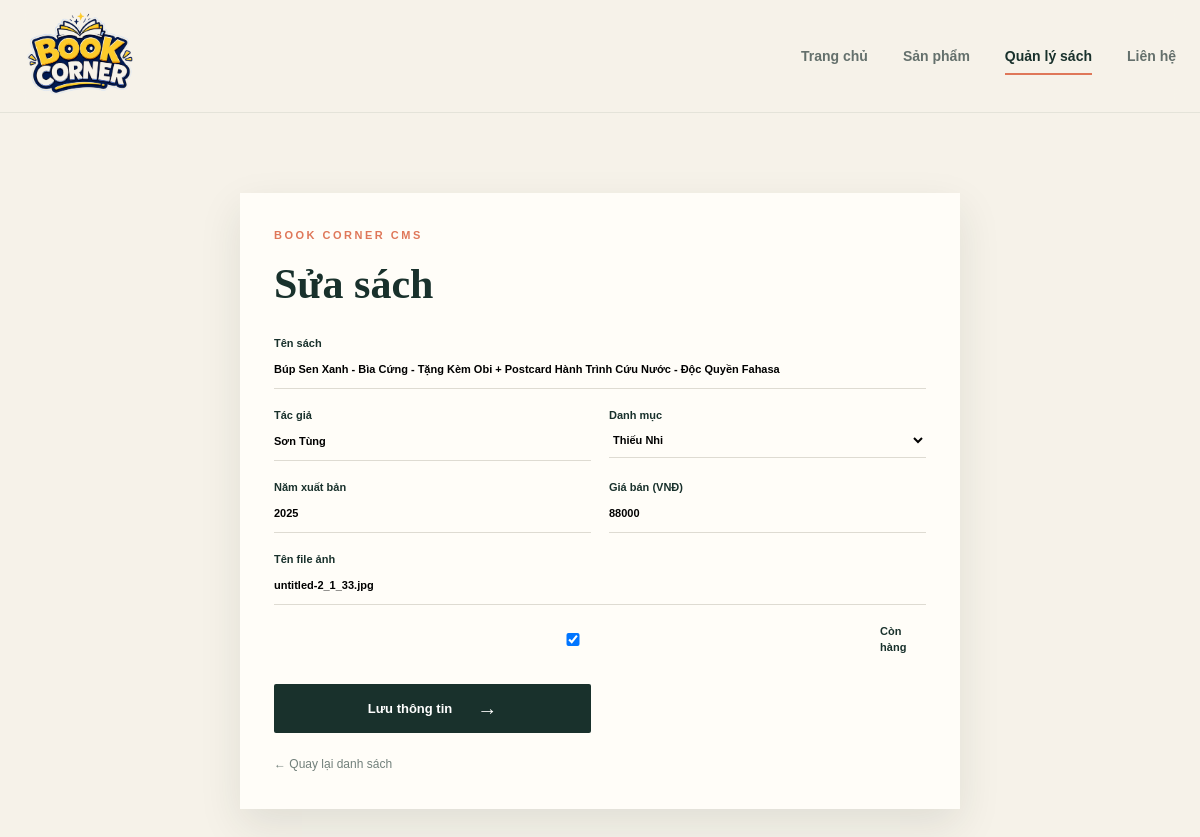
/admin/books/1/edit, run on the app's committed database.
### tables this page shows
CREATE TABLE book (
            id INTEGER PRIMARY KEY AUTOINCREMENT,
            category_id INTEGER NOT NULL,
            title TEXT NOT NULL,
            author TEXT NOT NULL,
            publish_year INTEGER,
            price INTEGER NOT NULL,
            image TEXT,
            in_stock INTEGER NOT NULL DEFAULT 1,
            FOREIGN KEY (category_id) REFERENCES category(id) ON UPDATE CASCADE ON DELETE RESTRICT
        );

CREATE TABLE category (
            id INTEGER PRIMARY KEY AUTOINCREMENT,
            name TEXT NOT NULL UNIQUE
        );

### app.py (the view, shortened to what this page needs)
@app.route("/admin/books/<int:book_id>/edit", methods=("GET", "POST"))
def admin_book_edit(book_id):
    db = get_db()
    book = db.execute("SELECT * FROM book WHERE id = ?", (book_id,)).fetchone()
    if book is None:
        return "Không tìm thấy sách", 404
    return render_template("admin_book_form.html", book=book, categories=db.execute("SELECT * FROM category ORDER BY name").fetchall(), page_title="Sửa sách")

### app.py (called while the page is built)
def get_db() -> sqlite3.Connection:
    if "db" not in g:
        g.db = sqlite3.connect(app.config["DATABASE"])
        g.db.row_factory = sqlite3.Row
        g.db.execute("PRAGMA foreign_keys = ON")
    return g.db

### templates/admin_book_form.html (shortened to what this page needs)
<!doctype html><html lang="vi"><head><link rel="stylesheet" href="{{ url_for('static', filename='css/style.css') }}"></head><body><header class="site-header"><div class="container nav-wrap"><a class="brand" href="{{ url_for('home') }}"><img src="{{ url_for('static', filename='images/logo.png') }}" alt="Book Corner logo"></a><nav class="main-nav" style="display:flex"><a href="{{ url_for('home') }}">Trang chủ</a><a href="{{ url_for('products') }}">Sản phẩm</a><a class="active" href="{{ url_for('admin_books') }}">Quản lý sách</a><a href="{{ url_for('contact') }}">Liên hệ</a></nav></div></header><main class="container admin-wrap"><section class="form-card"><p class="eyebrow">BOOK CORNER CMS</p><h1>{{ page_title }}</h1><form class="admin-form" method="post"><label class="full">Tên sách<input name="title" required value="{{ book.title if book else '' }}"></label><label>Tác giả<input name="author" required value="{{ book.author if book else '' }}"></label><label>Danh mục<select name="category_id" required>{% for category in categories %}<option value="{{ category.id }}" {% if book and book.category_id == category.id %}selected{% endif %}>{{ category.name }}</option>{% endfor %}</select></label><label>Năm xuất bản<input name="publish_year" type="number" value="{{ book.publish_year if book else '' }}"></label><label>Giá bán (VNĐ)<input name="price" type="number" min="0" value="{{ book.price if book else 0 }}"></label><label class="full">Tên file ảnh<input name="image" placeholder="vi-du.jpg" value="{{ book.image if book else '' }}"></label><label class="check-label full"><input name="in_stock" type="checkbox" {% if not book or book.in_stock %}checked{% endif %}> Còn hàng</label><button class="button button-dark" type="submit">Lưu thông tin <span>→</span></button></form><a class="back-link" href="{{ url_for('admin_books') }}">← Quay lại danh sách</a></section></main></body></html>

### static/css/style.css (style rules this page uses)
:root { --ink:#19312c;--cream:#f6f2e9;--paper:#fffdf8;--coral:#df7759;--gold:#e9b950;--line:#dedbd2;--muted:#72807b;--shadow:0 16px 40px rgba(25,49,44,.10) }
* { box-sizing:border-box }
html { scroll-behavior:smooth }
body { margin:0;background:var(--cream);color:var(--ink);font-family:'DM Sans',sans-serif;line-height:1.5 }
a { color:inherit;text-decoration:none }
button,input,select,textarea { font:inherit }
button { cursor:pointer }
.container { width:min(1180px,calc(100% - 48px));margin:0 auto }
.site-header { border-bottom:1px solid rgba(25,49,44,.08);background:rgba(246,242,233,.92);backdrop-filter:blur(12px);position:relative;z-index:5 }
.nav-wrap { min-height:86px;display:flex;align-items:center;gap:52px }
.brand img { width:112px;height:auto;display:block }
.main-nav { display:flex;gap:35px;font-size:14px;font-weight:600;margin-left:auto }
.main-nav a { padding:10px 0;color:#64706c;position:relative }
.main-nav a:after { content:'';position:absolute;left:0;right:100%;bottom:2px;height:2px;background:var(--coral);transition:right .25s }
.main-nav a:hover:after,.main-nav a.active:after { right:0 }
.main-nav a.active { color:var(--ink) }
.eyebrow { font-size:11px;letter-spacing:2.5px;font-weight:700;color:var(--coral);margin:0 0 17px }
.button { border:0;border-radius:2px;display:inline-flex;align-items:center;justify-content:center;gap:25px;padding:15px 20px;font-weight:700;font-size:13px;transition:transform .2s,background .2s }
.button-dark { background:var(--ink);color:#fff }
.button span { font-size:20px;line-height:0 }

### templates/admin_book_form.html (style rules this page uses)
.admin-wrap { padding:20px 0 90px }
.form-card { max-width:720px;background:var(--paper);padding:34px;box-shadow:var(--shadow);margin:60px auto }
.form-card h1 { font:700 42px/1.1 'Playfair Display',serif;margin:0 0 28px }
.admin-form { display:grid;grid-template-columns:1fr 1fr;gap:18px }
.admin-form label { font-size:11px;font-weight:700 }
.admin-form label.full { grid-column:1/-1 }
.admin-form input,.admin-form select { display:block;width:100%;border:0;border-bottom:1px solid var(--line);background:transparent;padding:10px 0;outline:0 }
.check-label { display:flex;gap:9px;align-items:center }
.admin-form .button { margin-top:10px }
.back-link { display:inline-block;margin-top:22px;font-size:12px;color:var(--muted) }

### data on the page
book: title "Búp Sen Xanh - Bìa Cứng - Tặng Kèm Obi + Postcard Hành Trình Cứu Nước - Độc Quyền Fahasa", author "Sơn Tùng", category_id "Thiếu Nhi", publish_year "2025", price "88000", image "untitled-2_1_33.jpg", in_stock "☑"

### other printed values
{{ page_title }} "Sửa sách"
